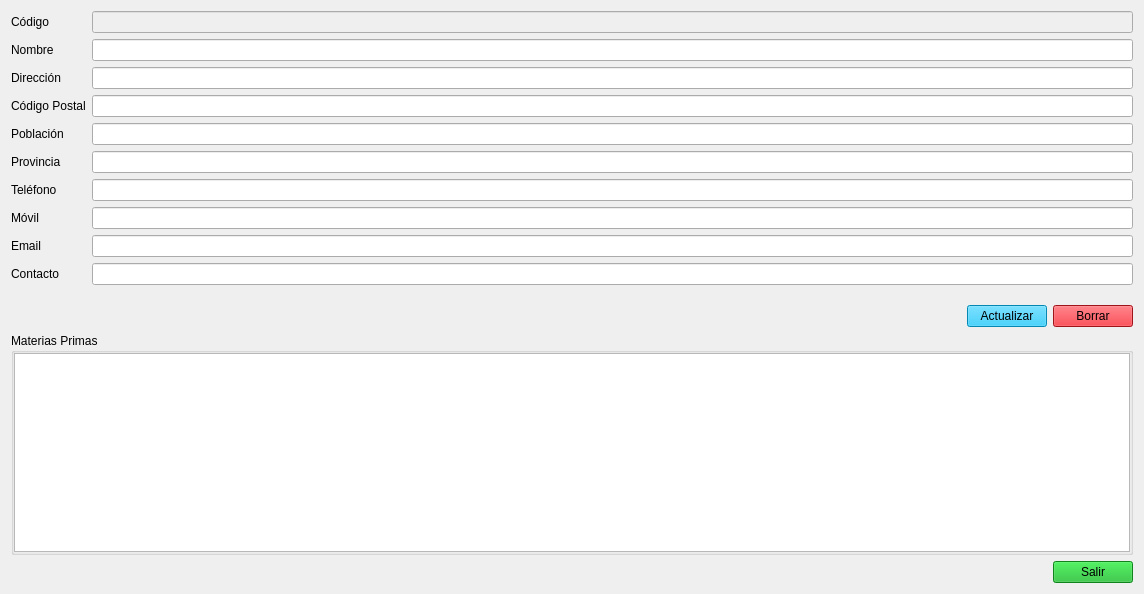
<?xml version="1.0" encoding="UTF-8"?>
<ui version="4.0">
 <class>Form</class>
 <widget class="QWidget" name="Form">
  <property name="windowModality">
   <enum>Qt::WindowModal</enum>
  </property>
  <property name="geometry">
   <rect>
    <x>0</x>
    <y>0</y>
    <width>1144</width>
    <height>594</height>
   </rect>
  </property>
  <property name="windowTitle">
   <string>Detalle proveedor</string>
  </property>
  <property name="styleSheet">
   <string notr="true">QPushButton{
	
	background-color: rgb(6, 191, 249);
}</string>
  </property>
  <layout class="QVBoxLayout" name="verticalLayout_2">
   <item>
    <layout class="QFormLayout" name="formLayout_2">
     <property name="bottomMargin">
      <number>10</number>
     </property>
     <item row="0" column="0">
      <widget class="QLabel" name="lbl_codigo">
       <property name="text">
        <string>Código</string>
       </property>
      </widget>
     </item>
     <item row="0" column="1">
      <widget class="QLineEdit" name="le_codigo">
       <property name="enabled">
        <bool>false</bool>
       </property>
      </widget>
     </item>
     <item row="1" column="0">
      <widget class="QLabel" name="lbl_nombre">
       <property name="text">
        <string>Nombre</string>
       </property>
      </widget>
     </item>
     <item row="1" column="1">
      <widget class="QLineEdit" name="le_nombre"/>
     </item>
     <item row="2" column="0">
      <widget class="QLabel" name="lbl_direccion">
       <property name="text">
        <string>Dirección</string>
       </property>
      </widget>
     </item>
     <item row="2" column="1">
      <widget class="QLineEdit" name="le_direccion"/>
     </item>
     <item row="3" column="0">
      <widget class="QLabel" name="lbl_codigo_postal">
       <property name="text">
        <string>Código Postal</string>
       </property>
      </widget>
     </item>
     <item row="3" column="1">
      <widget class="QLineEdit" name="le_codigo_postal"/>
     </item>
     <item row="4" column="0">
      <widget class="QLabel" name="lbl_poblacion">
       <property name="text">
        <string>Población</string>
       </property>
      </widget>
     </item>
     <item row="4" column="1">
      <widget class="QLineEdit" name="le_poblacion"/>
     </item>
     <item row="5" column="0">
      <widget class="QLabel" name="lbl_provincia">
       <property name="text">
        <string>Provincia</string>
       </property>
      </widget>
     </item>
     <item row="5" column="1">
      <widget class="QLineEdit" name="le_provincia"/>
     </item>
     <item row="6" column="0">
      <widget class="QLabel" name="lbl_telefono">
       <property name="text">
        <string>Teléfono</string>
       </property>
      </widget>
     </item>
     <item row="6" column="1">
      <widget class="QLineEdit" name="le_telefono"/>
     </item>
     <item row="8" column="0">
      <widget class="QLabel" name="lbl_email">
       <property name="text">
        <string>Email</string>
       </property>
      </widget>
     </item>
     <item row="8" column="1">
      <widget class="QLineEdit" name="le_email"/>
     </item>
     <item row="9" column="0">
      <widget class="QLabel" name="lbl_contacto">
       <property name="text">
        <string>Contacto</string>
       </property>
      </widget>
     </item>
     <item row="9" column="1">
      <widget class="QLineEdit" name="le_contacto"/>
     </item>
     <item row="7" column="0">
      <widget class="QLabel" name="label">
       <property name="text">
        <string>Móvil</string>
       </property>
      </widget>
     </item>
     <item row="7" column="1">
      <widget class="QLineEdit" name="le_movil"/>
     </item>
    </layout>
   </item>
   <item>
    <layout class="QHBoxLayout" name="horizontalLayout" stretch="0,0,0">
     <property name="spacing">
      <number>6</number>
     </property>
     <property name="topMargin">
      <number>4</number>
     </property>
     <property name="bottomMargin">
      <number>0</number>
     </property>
     <item>
      <spacer name="horizontalSpacer">
       <property name="orientation">
        <enum>Qt::Horizontal</enum>
       </property>
       <property name="sizeHint" stdset="0">
        <size>
         <width>40</width>
         <height>20</height>
        </size>
       </property>
      </spacer>
     </item>
     <item>
      <widget class="QPushButton" name="btn_actualizar">
       <property name="text">
        <string>Actualizar</string>
       </property>
      </widget>
     </item>
     <item>
      <widget class="QPushButton" name="btn_borrar">
       <property name="styleSheet">
        <string notr="true">background-color: rgb(224, 27, 36);</string>
       </property>
       <property name="text">
        <string>Borrar</string>
       </property>
      </widget>
     </item>
    </layout>
   </item>
   <item>
    <widget class="QGroupBox" name="groupBox">
     <property name="styleSheet">
      <string notr="true"/>
     </property>
     <property name="title">
      <string>Materias Primas</string>
     </property>
     <layout class="QVBoxLayout" name="verticalLayout">
      <property name="leftMargin">
       <number>0</number>
      </property>
      <property name="topMargin">
       <number>0</number>
      </property>
      <property name="rightMargin">
       <number>0</number>
      </property>
      <property name="bottomMargin">
       <number>0</number>
      </property>
      <item>
       <widget class="QTableView" name="tv_materias_primas"/>
      </item>
     </layout>
    </widget>
   </item>
   <item>
    <layout class="QHBoxLayout" name="horizontalLayout_2">
     <item>
      <spacer name="horizontalSpacer_2">
       <property name="orientation">
        <enum>Qt::Horizontal</enum>
       </property>
       <property name="sizeHint" stdset="0">
        <size>
         <width>40</width>
         <height>20</height>
        </size>
       </property>
      </spacer>
     </item>
     <item>
      <widget class="QPushButton" name="btn_cerrar">
       <property name="styleSheet">
        <string notr="true">background-color: rgb(22, 183, 40);</string>
       </property>
       <property name="text">
        <string>Salir</string>
       </property>
      </widget>
     </item>
    </layout>
   </item>
  </layout>
 </widget>
 <resources/>
 <connections/>
</ui>
